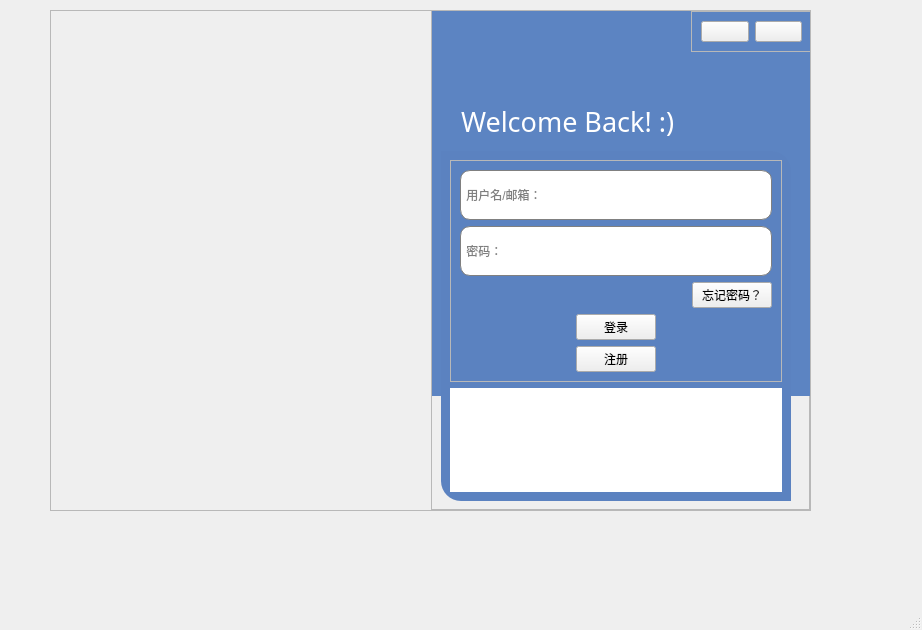
<?xml version="1.0" encoding="UTF-8"?>
<ui version="4.0">
 <class>LoginWindow</class>
 <widget class="QMainWindow" name="LoginWindow">
  <property name="geometry">
   <rect>
    <x>0</x>
    <y>0</y>
    <width>922</width>
    <height>630</height>
   </rect>
  </property>
  <property name="sizePolicy">
   <sizepolicy hsizetype="Ignored" vsizetype="Ignored">
    <horstretch>0</horstretch>
    <verstretch>0</verstretch>
   </sizepolicy>
  </property>
  <property name="windowTitle">
   <string>MainWindow</string>
  </property>
  <widget class="QWidget" name="centralwidget">
   <widget class="QFrame" name="frame">
    <property name="geometry">
     <rect>
      <x>50</x>
      <y>10</y>
      <width>761</width>
      <height>501</height>
     </rect>
    </property>
    <property name="minimumSize">
     <size>
      <width>761</width>
      <height>501</height>
     </size>
    </property>
    <property name="styleSheet">
     <string notr="true">background-color: rgb(255, 255, 255);

QPushButton{
	border:none;
}


</string>
    </property>
    <property name="frameShape">
     <enum>QFrame::StyledPanel</enum>
    </property>
    <property name="frameShadow">
     <enum>QFrame::Raised</enum>
    </property>
    <layout class="QHBoxLayout" name="horizontalLayout_2">
     <property name="spacing">
      <number>0</number>
     </property>
     <property name="leftMargin">
      <number>0</number>
     </property>
     <property name="topMargin">
      <number>0</number>
     </property>
     <property name="rightMargin">
      <number>0</number>
     </property>
     <property name="bottomMargin">
      <number>0</number>
     </property>
     <item>
      <widget class="QFrame" name="frame_8">
       <property name="styleSheet">
        <string notr="true">border-top-left-radius:20px;
border-bottom-left-radius:20px;</string>
       </property>
       <property name="frameShape">
        <enum>QFrame::StyledPanel</enum>
       </property>
       <property name="frameShadow">
        <enum>QFrame::Raised</enum>
       </property>
       <layout class="QVBoxLayout" name="verticalLayout_2">
        <property name="spacing">
         <number>0</number>
        </property>
        <property name="leftMargin">
         <number>0</number>
        </property>
        <property name="topMargin">
         <number>0</number>
        </property>
        <property name="rightMargin">
         <number>0</number>
        </property>
        <property name="bottomMargin">
         <number>0</number>
        </property>
        <item alignment="Qt::AlignHCenter">
         <widget class="QFrame" name="frame_4">
          <property name="enabled">
           <bool>true</bool>
          </property>
          <property name="sizePolicy">
           <sizepolicy hsizetype="Ignored" vsizetype="Ignored">
            <horstretch>0</horstretch>
            <verstretch>0</verstretch>
           </sizepolicy>
          </property>
          <property name="minimumSize">
           <size>
            <width>380</width>
            <height>374</height>
           </size>
          </property>
          <property name="styleSheet">
           <string notr="true"/>
          </property>
          <property name="frameShape">
           <enum>QFrame::StyledPanel</enum>
          </property>
          <property name="frameShadow">
           <enum>QFrame::Raised</enum>
          </property>
          <widget class="QLabel" name="label_6">
           <property name="geometry">
            <rect>
             <x>1</x>
             <y>4</y>
             <width>381</width>
             <height>371</height>
            </rect>
           </property>
           <property name="styleSheet">
            <string notr="true">image:url(:/images/images/login.jpg)</string>
           </property>
           <property name="frameShape">
            <enum>QFrame::NoFrame</enum>
           </property>
           <property name="frameShadow">
            <enum>QFrame::Plain</enum>
           </property>
           <property name="text">
            <string/>
           </property>
          </widget>
         </widget>
        </item>
       </layout>
      </widget>
     </item>
     <item>
      <widget class="QFrame" name="frame_9">
       <property name="styleSheet">
        <string notr="true"/>
       </property>
       <property name="frameShape">
        <enum>QFrame::StyledPanel</enum>
       </property>
       <property name="frameShadow">
        <enum>QFrame::Raised</enum>
       </property>
       <widget class="QFrame" name="frame_2">
        <property name="geometry">
         <rect>
          <x>10</x>
          <y>140</y>
          <width>350</width>
          <height>350</height>
         </rect>
        </property>
        <property name="minimumSize">
         <size>
          <width>350</width>
          <height>350</height>
         </size>
        </property>
        <property name="styleSheet">
         <string notr="true">#frame_2{
	background-color: rgb(91, 130, 192);
	border-top-right-radius:20px;
	border-bottom-left-radius:20px;
}
</string>
        </property>
        <property name="frameShape">
         <enum>QFrame::StyledPanel</enum>
        </property>
        <property name="frameShadow">
         <enum>QFrame::Raised</enum>
        </property>
        <layout class="QVBoxLayout" name="verticalLayout">
         <item>
          <widget class="QFrame" name="frame_3">
           <property name="sizePolicy">
            <sizepolicy hsizetype="Preferred" vsizetype="Expanding">
             <horstretch>0</horstretch>
             <verstretch>2</verstretch>
            </sizepolicy>
           </property>
           <property name="styleSheet">
            <string notr="true">background-color:none
QPushButton:pressed{
	padding-top:5px;
	padding-left:5px;
}</string>
           </property>
           <property name="frameShape">
            <enum>QFrame::StyledPanel</enum>
           </property>
           <property name="frameShadow">
            <enum>QFrame::Raised</enum>
           </property>
           <layout class="QVBoxLayout" name="verticalLayout_3">
            <item>
             <widget class="QLineEdit" name="lineEdit_L_account">
              <property name="minimumSize">
               <size>
                <width>0</width>
                <height>50</height>
               </size>
              </property>
              <property name="styleSheet">
               <string notr="true">border:1px solid gray;
border-radius:10px;</string>
              </property>
              <property name="text">
               <string/>
              </property>
              <property name="placeholderText">
               <string> 用户名/邮箱：</string>
              </property>
             </widget>
            </item>
            <item>
             <widget class="QLineEdit" name="lineEdit_L_password">
              <property name="minimumSize">
               <size>
                <width>0</width>
                <height>50</height>
               </size>
              </property>
              <property name="styleSheet">
               <string notr="true">border:1px solid gray;
border-radius:10px;</string>
              </property>
              <property name="text">
               <string/>
              </property>
              <property name="echoMode">
               <enum>QLineEdit::Password</enum>
              </property>
              <property name="placeholderText">
               <string> 密码：</string>
              </property>
             </widget>
            </item>
            <item alignment="Qt::AlignRight">
             <widget class="QPushButton" name="pushButton_L_forget">
              <property name="styleSheet">
               <string notr="true">QPushButton:pressed{
	padding-top:5px;
	padding-left:5px;
}</string>
              </property>
              <property name="text">
               <string>忘记密码？</string>
              </property>
             </widget>
            </item>
            <item alignment="Qt::AlignHCenter">
             <widget class="QPushButton" name="pushButton_L_login">
              <property name="text">
               <string>登录</string>
              </property>
             </widget>
            </item>
            <item alignment="Qt::AlignHCenter">
             <widget class="QPushButton" name="pushButton_L_signup">
              <property name="text">
               <string>注册</string>
              </property>
             </widget>
            </item>
           </layout>
          </widget>
         </item>
         <item>
          <widget class="QStackedWidget" name="stackedWidget_2">
           <property name="sizePolicy">
            <sizepolicy hsizetype="Preferred" vsizetype="Expanding">
             <horstretch>0</horstretch>
             <verstretch>2</verstretch>
            </sizepolicy>
           </property>
           <property name="styleSheet">
            <string notr="true">background-color: rgb(255, 255, 255);</string>
           </property>
           <property name="currentIndex">
            <number>0</number>
           </property>
           <widget class="QWidget" name="page_2"/>
           <widget class="QWidget" name="page_3">
            <layout class="QHBoxLayout" name="horizontalLayout">
             <item>
              <widget class="QLabel" name="label_3">
               <property name="text">
                <string>用户名/邮箱或密码不能为空！</string>
               </property>
               <property name="alignment">
                <set>Qt::AlignCenter</set>
               </property>
              </widget>
             </item>
            </layout>
           </widget>
           <widget class="QWidget" name="page_4">
            <layout class="QHBoxLayout" name="horizontalLayout_4">
             <item>
              <widget class="QLabel" name="label_4">
               <property name="text">
                <string>不存在此用户名/邮箱，请注册！</string>
               </property>
               <property name="alignment">
                <set>Qt::AlignCenter</set>
               </property>
              </widget>
             </item>
            </layout>
           </widget>
           <widget class="QWidget" name="page">
            <layout class="QHBoxLayout" name="horizontalLayout_5">
             <item>
              <widget class="QLabel" name="label_2">
               <property name="text">
                <string>密码错误！</string>
               </property>
               <property name="alignment">
                <set>Qt::AlignCenter</set>
               </property>
              </widget>
             </item>
            </layout>
           </widget>
          </widget>
         </item>
        </layout>
       </widget>
       <widget class="QFrame" name="frame_10">
        <property name="geometry">
         <rect>
          <x>260</x>
          <y>0</y>
          <width>121</width>
          <height>41</height>
         </rect>
        </property>
        <property name="styleSheet">
         <string notr="true">background-color:rgb(81, 118, 172);
QPushButton{
	border:none;
}

QPushButton:hover{
	padding-top:5px;
	padding-left:5px;
}</string>
        </property>
        <property name="frameShape">
         <enum>QFrame::StyledPanel</enum>
        </property>
        <property name="frameShadow">
         <enum>QFrame::Raised</enum>
        </property>
        <layout class="QHBoxLayout" name="horizontalLayout_3">
         <item>
          <widget class="QPushButton" name="pushButton">
           <property name="text">
            <string/>
           </property>
           <property name="icon">
            <iconset resource="res.qrc">
             <normaloff>:/icons/icons/24gl-minimization.png</normaloff>:/icons/icons/24gl-minimization.png</iconset>
           </property>
          </widget>
         </item>
         <item>
          <widget class="QPushButton" name="pushButton_2">
           <property name="text">
            <string/>
           </property>
           <property name="icon">
            <iconset resource="res.qrc">
             <normaloff>:/icons/icons/Close.png</normaloff>:/icons/icons/Close.png</iconset>
           </property>
          </widget>
         </item>
        </layout>
       </widget>
       <widget class="QLabel" name="label">
        <property name="geometry">
         <rect>
          <x>30</x>
          <y>90</y>
          <width>341</width>
          <height>41</height>
         </rect>
        </property>
        <property name="sizePolicy">
         <sizepolicy hsizetype="Maximum" vsizetype="Expanding">
          <horstretch>0</horstretch>
          <verstretch>0</verstretch>
         </sizepolicy>
        </property>
        <property name="minimumSize">
         <size>
          <width>251</width>
          <height>30</height>
         </size>
        </property>
        <property name="palette">
         <palette>
          <active>
           <colorrole role="WindowText">
            <brush brushstyle="SolidPattern">
             <color alpha="255">
              <red>255</red>
              <green>255</green>
              <blue>255</blue>
             </color>
            </brush>
           </colorrole>
           <colorrole role="Button">
            <brush brushstyle="SolidPattern">
             <color alpha="0">
              <red>0</red>
              <green>0</green>
              <blue>0</blue>
             </color>
            </brush>
           </colorrole>
           <colorrole role="Base">
            <brush brushstyle="SolidPattern">
             <color alpha="0">
              <red>0</red>
              <green>0</green>
              <blue>0</blue>
             </color>
            </brush>
           </colorrole>
           <colorrole role="Window">
            <brush brushstyle="SolidPattern">
             <color alpha="0">
              <red>0</red>
              <green>0</green>
              <blue>0</blue>
             </color>
            </brush>
           </colorrole>
          </active>
          <inactive>
           <colorrole role="WindowText">
            <brush brushstyle="SolidPattern">
             <color alpha="255">
              <red>255</red>
              <green>255</green>
              <blue>255</blue>
             </color>
            </brush>
           </colorrole>
           <colorrole role="Button">
            <brush brushstyle="SolidPattern">
             <color alpha="0">
              <red>0</red>
              <green>0</green>
              <blue>0</blue>
             </color>
            </brush>
           </colorrole>
           <colorrole role="Base">
            <brush brushstyle="SolidPattern">
             <color alpha="0">
              <red>0</red>
              <green>0</green>
              <blue>0</blue>
             </color>
            </brush>
           </colorrole>
           <colorrole role="Window">
            <brush brushstyle="SolidPattern">
             <color alpha="0">
              <red>0</red>
              <green>0</green>
              <blue>0</blue>
             </color>
            </brush>
           </colorrole>
          </inactive>
          <disabled>
           <colorrole role="WindowText">
            <brush brushstyle="SolidPattern">
             <color alpha="255">
              <red>120</red>
              <green>120</green>
              <blue>120</blue>
             </color>
            </brush>
           </colorrole>
           <colorrole role="Button">
            <brush brushstyle="SolidPattern">
             <color alpha="0">
              <red>0</red>
              <green>0</green>
              <blue>0</blue>
             </color>
            </brush>
           </colorrole>
           <colorrole role="Base">
            <brush brushstyle="SolidPattern">
             <color alpha="0">
              <red>0</red>
              <green>0</green>
              <blue>0</blue>
             </color>
            </brush>
           </colorrole>
           <colorrole role="Window">
            <brush brushstyle="SolidPattern">
             <color alpha="0">
              <red>0</red>
              <green>0</green>
              <blue>0</blue>
             </color>
            </brush>
           </colorrole>
          </disabled>
         </palette>
        </property>
        <property name="font">
         <font>
          <family>微软雅黑</family>
          <pointsize>20</pointsize>
          <weight>50</weight>
          <italic>false</italic>
          <bold>false</bold>
         </font>
        </property>
        <property name="styleSheet">
         <string notr="true">font: 20pt &quot;微软雅黑&quot;;
background-color:rgba(0, 0, 0, 0);</string>
        </property>
        <property name="text">
         <string>Welcome Back! :)</string>
        </property>
       </widget>
       <widget class="QLabel" name="label_5">
        <property name="geometry">
         <rect>
          <x>1</x>
          <y>-6</y>
          <width>381</width>
          <height>391</height>
         </rect>
        </property>
        <property name="styleSheet">
         <string notr="true">background-color:rgb(92, 132, 194)</string>
        </property>
        <property name="text">
         <string/>
        </property>
       </widget>
       <zorder>label_5</zorder>
       <zorder>frame_2</zorder>
       <zorder>frame_10</zorder>
       <zorder>label</zorder>
      </widget>
     </item>
    </layout>
   </widget>
  </widget>
  <widget class="QStatusBar" name="statusbar"/>
 </widget>
 <resources>
  <include location="res.qrc"/>
 </resources>
 <connections>
  <connection>
   <sender>pushButton_2</sender>
   <signal>clicked()</signal>
   <receiver>LoginWindow</receiver>
   <slot>close()</slot>
   <hints>
    <hint type="sourcelabel">
     <x>801</x>
     <y>38</y>
    </hint>
    <hint type="destinationlabel">
     <x>840</x>
     <y>25</y>
    </hint>
   </hints>
  </connection>
  <connection>
   <sender>pushButton</sender>
   <signal>clicked()</signal>
   <receiver>LoginWindow</receiver>
   <slot>showMinimized()</slot>
   <hints>
    <hint type="sourcelabel">
     <x>748</x>
     <y>38</y>
    </hint>
    <hint type="destinationlabel">
     <x>656</x>
     <y>7</y>
    </hint>
   </hints>
  </connection>
 </connections>
</ui>
